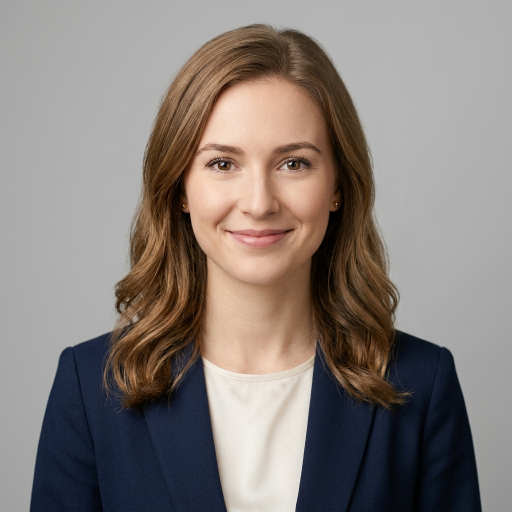
#> input picture sample_data/alice_enroll.jpg, 1024 x 1024 px (shown at 1/2 size); its folder holds only this picture in this run
$ python -i preprocessing.py   (imports and definitions only)   (older library calls are emulated)
#> lines starting #> are read from the running program, lines starting #| are printed output that depends on the picture
#> further down, picture is the input picture: shape (1024, 1024, 3); mean B, G, R 121.5, 126, 134.5
"""
=============================================================================
MODULE 1: Preprocessing & Normalization
=============================================================================
Implements classical digital image processing techniques:
  - Color space conversion (RGB → Grayscale / YUV / HSI)
  - Histogram equalization for illumination normalization
  - Spatial filtering (Gaussian blur, Median filter) for noise reduction
  - Gradient-based edge detection (Sobel + Canny operators)
  - ROI localization & cropping via thresholding
=============================================================================
"""

import cv2
import numpy as np


# ---------------------------------------------------------------------------
# 1.1  Color Space Conversions
# ---------------------------------------------------------------------------

# [96 lines left out: functions rgb_to_grayscale, bgr_to_yuv, bgr_to_hsi, equalize_histogram, not called in this run]


def clahe_equalization(gray: np.ndarray,
                       clip_limit: float = 2.0,
                       tile_size: tuple = (8, 8)) -> np.ndarray:
    """
    Apply Contrast Limited Adaptive Histogram Equalization (CLAHE).

    Unlike global histogram equalization, CLAHE operates on small local
    tiles, preventing over-amplification of noise in uniform regions.
    'clip_limit' caps the histogram to avoid excessive contrast in
    near-constant regions — essential for facial detail preservation.

    Args:
        gray:       Grayscale image (uint8, H×W).
        clip_limit: Threshold for contrast limiting (default 2.0).
        tile_size:  Size of the grid tiles (default 8×8).

    Returns:
        CLAHE-enhanced grayscale image (uint8, H×W).
    """
    clahe = cv2.createCLAHE(clipLimit=clip_limit, tileGridSize=tile_size)
    return clahe.apply(gray)


def homomorphic_filter(gray: np.ndarray,
                       d0: float = 20.0,
                       gamma_low: float = 0.75,
                       gamma_high: float = 1.25,
                       c: float = 1.0) -> np.ndarray:
    """
    Apply Homomorphic Filtering in the 2D Frequency Domain (FFT).

    Decouples non-uniform illumination from facial reflectance:
        I(x,y) = L(x,y) * R(x,y)
        ln(I + 1) = ln(L) + ln(R)

    In the Fourier domain, low frequencies correspond to slowly varying
    illumination L(x,y), while high frequencies correspond to facial
    reflectance R(x,y) (bone structure, eyes, lips).

    Filter Transfer Function (High-Emphasis Gaussian High-Pass):
        H(u,v) = (gamma_high - gamma_low) * [1 - exp(-c * D^2 / D0^2)] + gamma_low

    This suppresses lighting shifts (gamma_low < 1.0) and boosts invariant
    facial structural reflectance (gamma_high > 1.0).

    Args:
        gray:       Input grayscale image (uint8, H×W).
        d0:         Cutoff frequency parameter (default 20.0).
        gamma_low:  Low-frequency gain (default 0.75, attenuates illumination).
        gamma_high: High-frequency gain (default 1.25, enhances reflectance).
        c:          Slope / steepness factor (default 1.0).

    Returns:
        Illumination-normalized grayscale image (uint8, H×W).
    """
    img_f = gray.astype(np.float64)
    img_log = np.log1p(img_f)

    # 2D Fast Fourier Transform with DC-center shift
    fft = np.fft.fft2(img_log)
    fft_shift = np.fft.fftshift(fft)

    rows, cols = gray.shape
    u = np.arange(rows) - rows / 2.0
    v = np.arange(cols) - cols / 2.0
    U, V = np.meshgrid(v, u)
    D = np.sqrt(U**2 + V**2)

    # High-emphasis filter transfer function
    H = (gamma_high - gamma_low) * (1.0 - np.exp(-c * (D**2) / (d0**2 + 1e-10))) + gamma_low
    filtered = fft_shift * H

    # Inverse Fourier Transform back to spatial domain
    ifft_shift = np.fft.ifftshift(filtered)
    ifft = np.fft.ifft2(ifft_shift)
    exp_img = np.expm1(np.real(ifft))

    # Robust percentile-based dynamic range contrast stretching [0, 255]
    p_low, p_high = np.percentile(exp_img, (1, 99))
    stretched = np.clip((exp_img - p_low) / (p_high - p_low + 1e-10), 0.0, 1.0) * 255.0
    return stretched.astype(np.uint8)


# ---------------------------------------------------------------------------
# 1.3  Spatial Filtering (Noise Reduction)
# ---------------------------------------------------------------------------

def gaussian_blur(gray: np.ndarray,
                  kernel_size: int = 5,
                  sigma: float = 1.0) -> np.ndarray:
    """
    Apply Gaussian low-pass filter for noise smoothing.

    The Gaussian kernel acts as a low-pass filter in the frequency domain,
    attenuating high-frequency noise while preserving low-frequency structure.
    Kernel values are sampled from: G(x,y) = exp(-(x²+y²)/(2σ²))

    Args:
        gray:        Grayscale input image (uint8, H×W).
        kernel_size: Size of the square Gaussian kernel (must be odd).
        sigma:       Standard deviation of the Gaussian distribution.

    Returns:
        Smoothed grayscale image (uint8, H×W).
    """
    if kernel_size % 2 == 0:
        kernel_size += 1  # Enforce odd kernel size
    return cv2.GaussianBlur(gray, (kernel_size, kernel_size), sigma)


# [75 lines left out: functions median_filter, sobel_edges, canny_edges, not called in this run]


# ---------------------------------------------------------------------------
# 1.5  Face Detection & ROI Cropping (Haar Cascade)
# ---------------------------------------------------------------------------

# Load OpenCV's pre-trained Haar Cascade detectors
_FACE_CASCADE = cv2.CascadeClassifier(
    cv2.data.haarcascades + "haarcascade_frontalface_default.xml"
)
_EYE_CASCADE = cv2.CascadeClassifier(
    cv2.data.haarcascades + "haarcascade_eye.xml"
)


def _find_best_eye_pair(eyes, fw: int, fh: int):
    """
    Filter candidate eye detections to identify the true left/right eye centers
    based on human facial anthropometry.
    """
    valid_eyes = []
    for (ex, ey, ew, eh) in eyes:
        cx = ex + ew / 2.0
        cy = ey + eh / 2.0
        if 0.15 * fh <= cy <= 0.65 * fh:
            valid_eyes.append((cx, cy, ew, eh))
    if len(valid_eyes) < 2:
        return None

    best_pair = None
    best_score = float('inf')
    for i in range(len(valid_eyes)):
        for j in range(i + 1, len(valid_eyes)):
            e1, e2 = valid_eyes[i], valid_eyes[j]
            left, right = (e1, e2) if e1[0] < e2[0] else (e2, e1)
            # Left eye in left half (x < 0.58 fw), right eye in right half (x > 0.42 fw)
            if not (left[0] < 0.58 * fw and right[0] > 0.42 * fw):
                continue
            dx = right[0] - left[0]
            dy = right[1] - left[1]
            dist = np.sqrt(dx**2 + dy**2)
            # Inter-pupillary distance should be roughly 24% to 60% of face width
            if not (0.24 * fw <= dist <= 0.60 * fw):
                continue
            # Score penalizes deviations from nominal 38% width separation and tilt
            score = abs(dist - 0.38 * fw) + abs(dy) * 1.2
            if score < best_score:
                best_score = score
                best_pair = (left, right)
    return best_pair


def detect_and_crop_face(image: np.ndarray,
                         target_size: tuple = (128, 128),
                         scale_factor: float = 1.1,
                         min_neighbors: int = 4) -> np.ndarray | None:
    """
    Detect the primary face in an image and return the normalized,
    canonically cropped and de-rotated face ROI.

    Handles Tilted Faces & Head Roll:
        1. Multi-angle Detection Fallback: If upright Haar cascade detects 0 faces
           (e.g., head tilted > 12°), tests rotated views (±15°, ±25°).
        2. Eye-Line Affine De-Rotation: Detects left and right eye coordinates in the
           upper facial region. Calculates the tilt angle θ = atan2(dy, dx) and rotates
           the face to bring eyes to a perfectly horizontal canonical level.

    Handles Bearded & Shaven Faces:
        Isolates the inner facial oval (focusing on the immutable periocular region:
        eyes, eyebrows, glabella, and upper nose bridge), trimming outer hair, ears,
        and jaw boundaries that change between clean-shaven and bearded states.

    Args:
        image:         BGR or grayscale input image.
        target_size:   Output (width, height) of the cropped face (default 128×128).
        scale_factor:  Scale factor for the detection pyramid.
        min_neighbors: Minimum neighbor rectangles for a valid detection.

    Returns:
        Preprocessed face ROI as uint8 array (target_size[1] × target_size[0]),
        or None if no face is detected.
    """
#> called with target_size = (128, 128), scale_factor = 1.1, min_neighbors = 4
    # Ensure grayscale for detection
    if len(image.shape) == 3:
        gray = cv2.cvtColor(image, cv2.COLOR_BGR2GRAY)
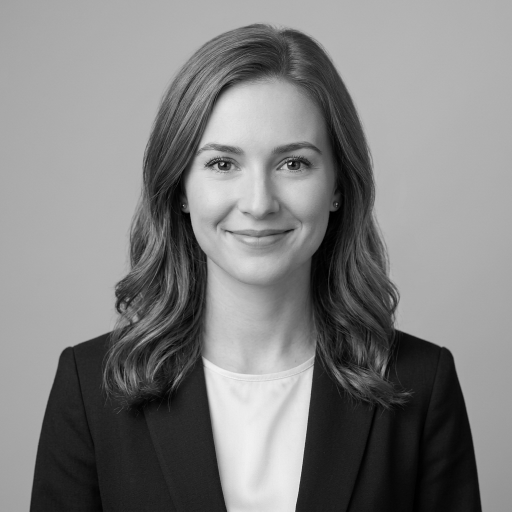
#> gray: shape (1024, 1024) (shown at 1/2 size); min 0, max 244, mean 128
    else:
        gray = image.copy()

    # Step 1: Upright frontal face detection
    faces = _FACE_CASCADE.detectMultiScale(
        gray, scaleFactor=scale_factor, minNeighbors=min_neighbors, minSize=(50, 50)
    )
#> faces = [[330, 183, 369, 369]]

    # Step 2: Multi-angle detection fallback for tilted faces (> 12° head roll)
    if len(faces) == 0:
        h_img, w_img = gray.shape
        center = (w_img / 2.0, h_img / 2.0)
        for ang in [-22.0, -12.0, 12.0, 22.0]:
            M_ang = cv2.getRotationMatrix2D(center, ang, 1.0)
            rot_gray = cv2.warpAffine(gray, M_ang, (w_img, h_img), borderMode=cv2.BORDER_REPLICATE)
            rot_faces = _FACE_CASCADE.detectMultiScale(rot_gray, 1.1, 3, minSize=(45, 45))
            if len(rot_faces) > 0:
                gray = rot_gray
                faces = rot_faces
                break

    if len(faces) == 0:
        return None  # No face detected

    # Select the most prominent face (largest area)
    faces = sorted(faces, key=lambda f: f[2] * f[3], reverse=True)
    fx, fy, fw, fh = faces[0]
#> fx = 330; fy = 183; fw = 369; fh = 369

    # Step 3: Eye-line affine de-rotation (precise geometric alignment)
    eyes_roi = gray[fy : fy + int(fh * 0.60), fx : fx + fw]
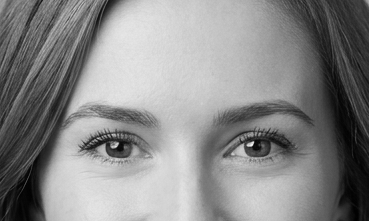
#> eyes_roi: shape (221, 369); min 0, max 244, mean 136.2
    eyes = _EYE_CASCADE.detectMultiScale(eyes_roi, scaleFactor=1.05, minNeighbors=3, minSize=(16, 16))
#> eyes = [[75, 109, 74, 74], [211, 103, 86, 86]]

    aligned = None
    pair = _find_best_eye_pair(eyes, fw, fh)
#> the loop in _find_best_eye_pair, `for (ex, ey, ew, eh) in eyes:` made 2 passes
#> (ex, ey, ew, eh, cx, cy) on passes 1 to 2: (75, 109, 74, 74, 112, 146), (211, 103, 86, 86, 254, 146)
#> after the loop in _find_best_eye_pair, `for (ex, ey, ew, eh) in eyes:`: valid_eyes = [(112, 146, 74, 74), (254, 146, 86, 86)]
#> the loop in _find_best_eye_pair, `for i in range(len(valid_eyes)):` made 2 passes
#> after the loop in _find_best_eye_pair, `for i in range(len(valid_eyes)):`: best_pair = ((112, 146, 74, 74), (254, 146, 86, 86)); best_score = 1.78
#> pair = ((112, 146, 74, 74), (254, 146, 86, 86))
    if pair is not None:
        left, right = pair
#> left = (112, 146, 74, 74); right = (254, 146, 86, 86)
        p1 = (fx + left[0], fy + left[1])
#> p1 = (442, 329)
        p2 = (fx + right[0], fy + right[1])
#> p2 = (584, 329)
        dx, dy = p2[0] - p1[0], p2[1] - p1[1]
#> dx = 142; dy = 0
        dist = np.sqrt(dx**2 + dy**2)
#> dist = 142
        eye_angle = np.degrees(np.arctan2(dy, dx))
#> eye_angle = 0
        desired_dist = target_size[0] * 0.36
        scale = desired_dist / dist
#> scale = 0.325
        eyes_center = ((p1[0] + p2[0]) / 2.0, (p1[1] + p2[1]) / 2.0)
#> eyes_center = (513, 329)

        # De-rotate and scale so eyes are horizontally level at fixed canonical position (y=38%)
        M = cv2.getRotationMatrix2D(eyes_center, eye_angle, scale)
#> M = [[0.325, 0, 346.5], [0, 0.325, 222.2]]
        M[0, 2] += (target_size[0] * 0.50 - eyes_center[0])
        M[1, 2] += (target_size[1] * 0.38 - eyes_center[1])
        aligned = cv2.warpAffine(gray, M, target_size, flags=cv2.INTER_CUBIC, borderMode=cv2.BORDER_REPLICATE)
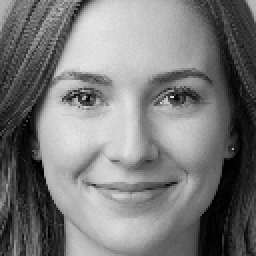
#> aligned: shape (128, 128) (shown 2 times larger); min 0, max 232, mean 121.9

    # Fallback to standardized inner-face boundary if eye alignment is unavailable
    if aligned is None:
        cy = int(max(0, fy + fh * 0.10))
        ch = int(min(gray.shape[0] - cy, fh * 0.82))
        cx = int(max(0, fx + fw * 0.08))
        cw = int(min(gray.shape[1] - cx, fw * 0.84))
        roi = gray[cy : cy + ch, cx : cx + cw]
        aligned = cv2.resize(roi, target_size, interpolation=cv2.INTER_AREA)

    # Step 4: Frequency-domain homomorphic filtering + CLAHE + Gaussian smoothing
    aligned = homomorphic_filter(aligned, d0=20.0, gamma_low=0.75, gamma_high=1.25)
#> in homomorphic_filter, `img_log = np.log1p(img_f)`:
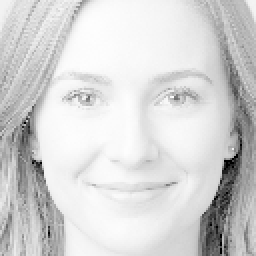
#> img_log: shape (128, 128) float64 (shown 2 times larger); min 0, max 5.45, mean 4.54; drawn with min black and max white
#> in homomorphic_filter, `exp_img = np.expm1(np.real(ifft))`:
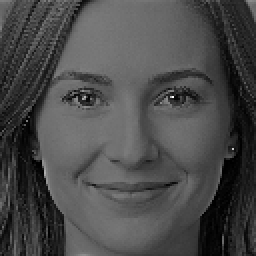
#> exp_img: shape (128, 128) float64 (shown 2 times larger); min -0.789, max 122.8, mean 35.3; drawn with min black and max white
#> in homomorphic_filter, `p_low, p_high = np.percentile(exp_img, (1, 99))`: p_low = 0.963; p_high = 57.75
#> in homomorphic_filter, `stretched = np.clip((exp_img - p_low) / (p_high - p_low + 1e-10), 0.0,..`:
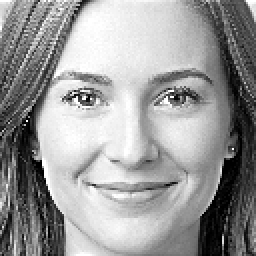
#> stretched: shape (128, 128) float64 (shown 2 times larger); min 0, max 255, mean 153.9
    aligned = clahe_equalization(aligned, clip_limit=2.0, tile_size=(8, 8))
    aligned = gaussian_blur(aligned, kernel_size=3, sigma=0.6)
#> in gaussian_blur, `return cv2.GaussianBlur(gray, (kernel_size, kernel_size), sigma)`:
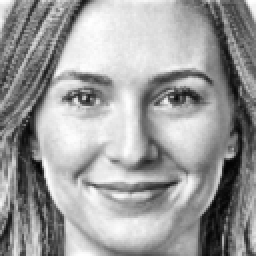
#> returned value: shape (128, 128) (shown 2 times larger); min 2, max 255, mean 156.3

    return aligned


# [20 lines left out: function full_preprocess_pipeline, not called in this run]

>>> import cv2
>>> picture = cv2.imread('sample_data/alice_enroll.jpg')
>>> result = detect_and_crop_face(picture)

$ run again, on sample_data/alice_query.jpg
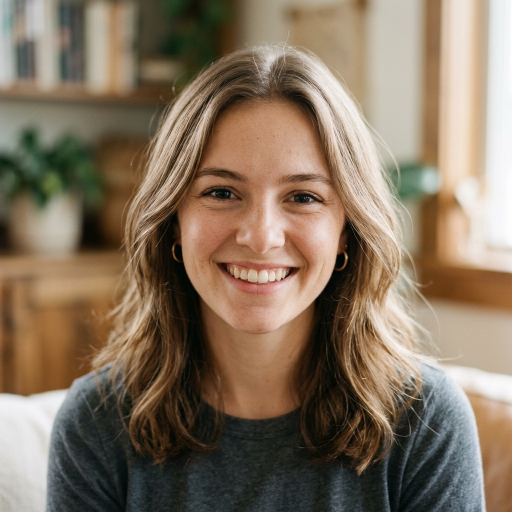
#> input picture sample_data/alice_query.jpg, 1024 x 1024 px (shown at 1/2 size)
#> picture is the input picture: shape (1024, 1024, 3); mean B, G, R 95.5, 115, 132.4
#> faces = [[314, 231, 418, 418]]
#> fx = 314; fy = 231; fw = 418
#> eyes = [[232, 116, 100, 100], [78, 109, 101, 101]]
#> the loop in _find_best_eye_pair, `for (ex, ey, ew, eh) in eyes:` made 2 passes
#> (ex, ey, ew, eh, cx, cy) on passes 1 to 2: (232, 116, 100, 100, 282, 166), (78, 109, 101, 101, 128.5, 159.5)
#> after the loop in _find_best_eye_pair, `for (ex, ey, ew, eh) in eyes:`: valid_eyes = [(282, 166, 100, 100), (128.5, 159.5, 101, 101)]
#> the loop in _find_best_eye_pair, `for i in range(len(valid_eyes)):` made 2 passes
#> after the loop in _find_best_eye_pair, `for i in range(len(valid_eyes)):`: best_pair = ((128.5, 159.5, 101, 101), (282, 166, 100, 100)); best_score = 13
#> pair = ((128.5, 159.5, 101, 101), (282, 166, 100, 100))
#> left = (128.5, 159.5, 101, 101); right = (282, 166, 100, 100)
#> p1 = (442.5, 390.5)
#> p2 = (596, 397)
#> dx = 153.5; dy = 6.5
#> dist = 153.6
#> eye_angle = 2.42
#> scale = 0.3
#> eyes_center = (519.2, 393.8)
#> M = [[0.3, 0.0127, 358.7], [-0.0127, 0.3, 282.3]]
#> in homomorphic_filter, `exp_img = np.expm1(np.real(ifft))`:
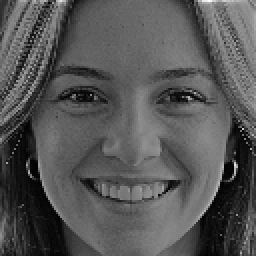
#> exp_img: shape (128, 128) float64 (shown 2 times larger); min -0.789, max 107.8, mean 35.8; drawn with min black and max white
#> p_low = 2.04; p_high = 64.57
#> in gaussian_blur, `return cv2.GaussianBlur(gray, (kernel_size, kernel_size), sigma)`:
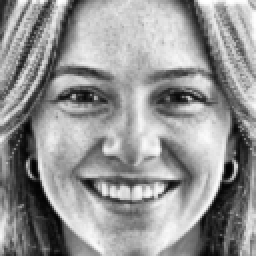
#> returned value: shape (128, 128) (shown 2 times larger); min 2, max 255, mean 148.9
